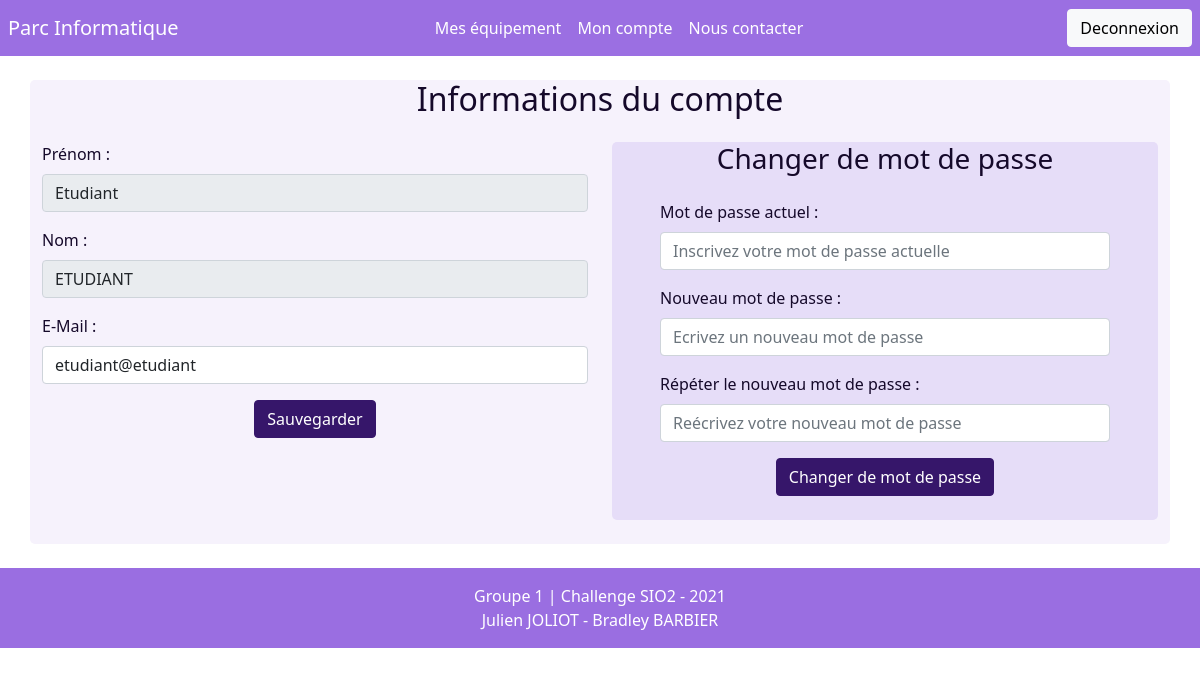
Screenshot of /views/panel/account.php (signed in) with the database file from the repository.
### tables this page shows
CREATE TABLE IF NOT EXISTS `utilisateur` (
  `ID_UTILISATEUR` int(11) NOT NULL AUTO_INCREMENT,
  `CLASSE` varchar(55) DEFAULT NULL,
  `TYPE` varchar(32) NOT NULL,
  `NOM` varchar(32) DEFAULT NULL,
  `PRENOM` varchar(32) DEFAULT NULL,
  `MAIL` varchar(128) NOT NULL,
  `MOT_DE_PASSE` varchar(128) NOT NULL,
  `ROLE` varchar(32) NOT NULL,
  PRIMARY KEY (`ID_UTILISATEUR`),
  UNIQUE KEY `ID_UTILISATEUR` (`ID_UTILISATEUR`),
  KEY `CLASSE` (`CLASSE`)
);

### config.php (called while the page is built, shortened)
<?php
require_once SITE_ROOT . "/assets/class/database.php";
$db_host = 'localhost';
$db_name = 'parc_informatique';
$db_user = 'root';
$db_pswd = '';
$db_parameter = [
    PDO::MYSQL_ATTR_INIT_COMMAND => "SET NAMES UTF8",
    PDO::ATTR_ERRMODE => PDO::ERRMODE_EXCEPTION,
    PDO::ATTR_DEFAULT_FETCH_MODE, PDO::FETCH_ASSOC
];
$db = new Database($db_host, $db_name, $db_user, $db_pswd, $db_parameter);

### assets/class/database.php (called while the page is built, shortened)
<?php
class Database{
    private $pdo;
    public function __construct(string $db_host, string $db_name, string $db_user, string $db_pswd, array $parameter){
        try{
            $this->pdo = new PDO('mysql:host='.$db_host.';dbname='.$db_name, $db_user, $db_pswd, $parameter);
        }catch(PDOException $e){
            echo($e->getMessage());
            die("Une erreur est survenue lors de la connexion à la base de donnée");
        }
    }
    public function query(string $sql, array $params = [])
    {
        if($this->pdo !== null){
            $req = $this->pdo->prepare($sql);
            $req->execute($params);
            return $req;
        }
        return false;
    }
}

### views/panel/account.php (the view, shortened to what this page needs)
<?php
require_once dirname(__DIR__,2) . '/config.php';
require dirname(__DIR__ , 2) . '/assets/components/header.php';
$query = $db->query("SELECT * FROM utilisateur WHERE id_utilisateur = :id", [
    ":id" => $_SESSION['id_utilisateur']
]);
$user = $query->fetch();
?>
<div class="container pb-4">
    <h2 class="text-center mb-4">Informations du compte</h2>
    <div class="row">
        <div class="col-6">
            <form method="POST" action="">
                <div class="form-group">
                    <label for="" class="mb-2">Prénom :</label>
                    <input type="text" name="prenom" value="<?= $user['PRENOM'] ?>" class="form-control " disabled>
                </div>
                <div class="form-group mt-3">
                    <label for="" class="mb-2">Nom :</label>
                    <input type="text" name="nom" value="<?= $user['NOM'] ?>" class="form-control" disabled>
                </div>
                <div class="form-group mt-3">
                    <label for="" class="mb-2 ">E-Mail :</label>
                    <input type="email" name="email" value="<?= $user['MAIL'] ?>" class="form-control" required>
                </div>
                <div class="text-center w-100">
                    <button type="submit" class="btn btn-primary mt-3">Sauvegarder</button>
                </div>
            </form>
        </div>
        <div class="col-6">
            <div class="box px-5 pb-4">
                <form method="POST" action="">
                    <h3 class="text-center mb-4">Changer de mot de passe</h2>
                    <div class="form-group">
                        <label for="" class="mb-2">Mot de passe actuel :</label>
                        <input type="password" name="password_actuel" placeholder="Inscrivez votre mot de passe actuelle" class="form-control">
                    </div>
                    <div class="form-group mt-3">
                        <label for="" class="mb-2">Nouveau mot de passe :</label>
                        <input type="password" name="new_password" placeholder="Ecrivez un nouveau mot de passe" class="form-control">
                    </div>
                    <div class="form-group mt-3">
                        <label for="" class="mb-2">Répéter le nouveau mot de passe :</label>
                        <input type="password" name="new_password_deux" placeholder="Reécrivez votre nouveau mot de passe " class="form-control">
                    </div>
                    <div class="text-center w-100">
                        <button type="submit" class="btn btn-primary mt-3">Changer de mot de passe</button>
                    </div>
                </form>
            </div>
        </div>
    </div>
</div>
<?php
require dirname(__DIR__ , 2) . '/assets/components/footer.php';
?>

### assets/css/style.css (style rules this page uses)
:root { --color-bg-header : hsl(263, 66%, 66%); --color-font-header: #ffffff; --color-font: #15092A; --color-bg-box: #2B1155; --color-bg-box-ext: #000; --color-bg-box-icon: #F9F7FD; --color-bg-container: #f6f2fc; }
body { min-height: 100%; color: var(--color-font) }
.container { border-radius: 5px; background-color: var(--color-bg-container); }
.btn.btn-primary { background-color: #36166A; border-color: #36166A; }
.box { background-color: hsl(261, 68%, 92%); border-radius: 5px; }

### rows the page displays
utilisateur: prenom "Etudiant", nom "ETUDIANT", email "etudiant@etudiant"
